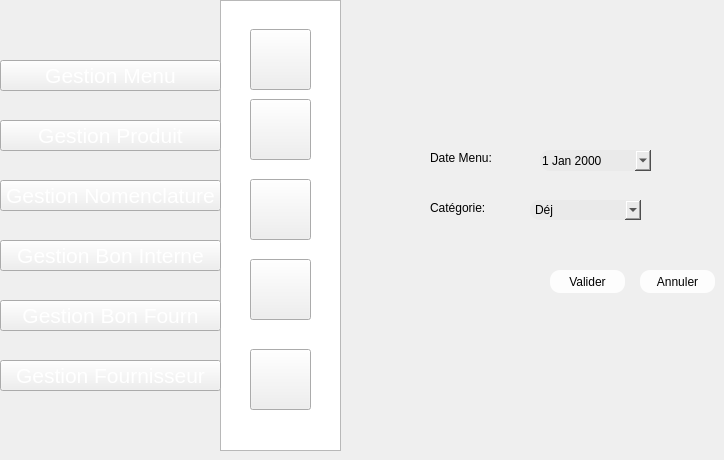
    <widget class="QWidget" name="page_31">
     <widget class="QPushButton" name="pushButton_223">
      <property name="geometry">
       <rect>
        <x>250</x>
        <y>259</y>
        <width>61</width>
        <height>61</height>
       </rect>
      </property>
      <property name="styleSheet">
       <string notr="true">image: url(:/new/prefix1/img/icon-supp2 (1).png);</string>
      </property>
      <property name="text">
       <string/>
      </property>
     </widget>
     <widget class="QPushButton" name="pushButton_232">
      <property name="geometry">
       <rect>
        <x>250</x>
        <y>99</y>
        <width>61</width>
        <height>61</height>
       </rect>
      </property>
      <property name="styleSheet">
       <string notr="true">image: url(:/new/prefix1/img/icon-modif2 (1).png);</string>
      </property>
      <property name="text">
       <string/>
      </property>
     </widget>
     <widget class="QListView" name="listView_22">
      <property name="geometry">
       <rect>
        <x>220</x>
        <y>0</y>
        <width>121</width>
        <height>451</height>
       </rect>
      </property>
      <property name="styleSheet">
       <string notr="true">background-image: url(:/new/prefix1/img/selected.png);</string>
      </property>
     </widget>
     <widget class="QPushButton" name="pushButton_233">
      <property name="geometry">
       <rect>
        <x>250</x>
        <y>179</y>
        <width>61</width>
        <height>61</height>
       </rect>
      </property>
      <property name="styleSheet">
       <string notr="true">image: url(:/new/prefix1/img/icon-afficher2.png);</string>
      </property>
      <property name="text">
       <string/>
      </property>
     </widget>
     <widget class="QPushButton" name="pushButton_234">
      <property name="geometry">
       <rect>
        <x>250</x>
        <y>349</y>
        <width>61</width>
        <height>61</height>
       </rect>
      </property>
      <property name="styleSheet">
       <string notr="true">image: url(:/new/prefix1/img/aa.png);</string>
      </property>
      <property name="text">
       <string/>
      </property>
     </widget>
     <widget class="QPushButton" name="pushButton_235">
      <property name="geometry">
       <rect>
        <x>250</x>
        <y>29</y>
        <width>61</width>
        <height>61</height>
       </rect>
      </property>
      <property name="styleSheet">
       <string notr="true">image: url(:/new/prefix1/img/icon-ajout2.png);
background-image: url(:/new/prefix1/img/bg.png);</string>
      </property>
      <property name="text">
       <string/>
      </property>
     </widget>
     <widget class="QDateEdit" name="dateEdit_5">
      <property name="geometry">
       <rect>
        <x>540</x>
        <y>150</y>
        <width>111</width>
        <height>21</height>
       </rect>
      </property>
      <property name="styleSheet">
       <string notr="true">font: 9pt &quot;MS Reference Sans Serif&quot;;
                                     border-radius: 10px;
background-color: rgb(234, 234, 234);
</string>
      </property>
      <property name="calendarPopup">
       <bool>true</bool>
      </property>
     </widget>
     <widget class="QLabel" name="label_5">
      <property name="geometry">
       <rect>
        <x>430</x>
        <y>198</y>
        <width>71</width>
        <height>20</height>
       </rect>
      </property>
      <property name="styleSheet">
       <string notr="true">                                     border-radius: 10px;
font: 9pt &quot;MS Reference Sans Serif&quot;;

</string>
      </property>
      <property name="text">
       <string>Catégorie:</string>
      </property>
     </widget>
     <widget class="QComboBox" name="comboBox_28">
      <property name="geometry">
       <rect>
        <x>530</x>
        <y>200</y>
        <width>111</width>
        <height>20</height>
       </rect>
      </property>
      <property name="styleSheet">
       <string notr="true">font: 9pt &quot;MS Reference Sans Serif&quot;;
                                     border-radius: 10px;
background-color: rgb(234, 234, 234);
</string>
      </property>
      <item>
       <property name="text">
        <string>Déj</string>
       </property>
      </item>
      <item>
       <property name="text">
        <string>Petit Déj</string>
       </property>
      </item>
      <item>
       <property name="text">
        <string>Dinner</string>
       </property>
      </item>
     </widget>
     <widget class="QPushButton" name="pushButton_61">
      <property name="geometry">
       <rect>
        <x>640</x>
        <y>270</y>
        <width>75</width>
        <height>23</height>
       </rect>
      </property>
      <property name="styleSheet">
       <string notr="true">                                         border-radius: 10px;
background-color: rgb(253, 253, 253);
                                        </string>
      </property>
      <property name="text">
       <string>Annuler</string>
      </property>
     </widget>
     <widget class="QPushButton" name="pushButton_suppmenu">
      <property name="geometry">
       <rect>
        <x>550</x>
        <y>270</y>
        <width>75</width>
        <height>23</height>
       </rect>
      </property>
      <property name="styleSheet">
       <string notr="true">                                         border-radius: 10px;
background-color: rgb(253, 253, 253);
                                        </string>
      </property>
      <property name="text">
       <string>Valider</string>
      </property>
     </widget>
     <widget class="QLabel" name="label_70">
      <property name="geometry">
       <rect>
        <x>430</x>
        <y>147</y>
        <width>81</width>
        <height>21</height>
       </rect>
      </property>
      <property name="styleSheet">
       <string notr="true">                                     border-radius: 10px;
font: 9pt &quot;MS Reference Sans Serif&quot;;

</string>
      </property>
      <property name="text">
       <string>Date Menu:</string>
      </property>
     </widget>
     <widget class="QPushButton" name="pushButton_281">
      <property name="geometry">
       <rect>
        <x>0</x>
        <y>180</y>
        <width>221</width>
        <height>31</height>
       </rect>
      </property>
      <property name="font">
       <font>
        <pointsize>16</pointsize>
        <weight>50</weight>
        <bold>false</bold>
       </font>
      </property>
      <property name="styleSheet">
       <string notr="true">color: rgb(255, 255, 255);

</string>
      </property>
      <property name="text">
       <string>Gestion Nomenclature</string>
      </property>
     </widget>
     <widget class="QPushButton" name="pushButton_282">
      <property name="geometry">
       <rect>
        <x>0</x>
        <y>360</y>
        <width>221</width>
        <height>31</height>
       </rect>
      </property>
      <property name="font">
       <font>
        <pointsize>16</pointsize>
        <weight>50</weight>
        <bold>false</bold>
       </font>
      </property>
      <property name="styleSheet">
       <string notr="true">color: rgb(255, 255, 255);

</string>
      </property>
      <property name="text">
       <string>Gestion Fournisseur</string>
      </property>
     </widget>
     <widget class="QPushButton" name="pushButton_283">
      <property name="geometry">
       <rect>
        <x>0</x>
        <y>120</y>
        <width>221</width>
        <height>31</height>
       </rect>
      </property>
      <property name="font">
       <font>
        <pointsize>16</pointsize>
        <weight>50</weight>
        <bold>false</bold>
       </font>
      </property>
      <property name="styleSheet">
       <string notr="true">color: rgb(255, 255, 255);

</string>
      </property>
      <property name="text">
       <string>Gestion Produit</string>
      </property>
     </widget>
     <widget class="QPushButton" name="pushButton_285">
      <property name="geometry">
       <rect>
        <x>0</x>
        <y>300</y>
        <width>221</width>
        <height>31</height>
       </rect>
      </property>
      <property name="font">
       <font>
        <pointsize>16</pointsize>
        <weight>50</weight>
        <bold>false</bold>
       </font>
      </property>
      <property name="styleSheet">
       <string notr="true">color: rgb(255, 255, 255);

</string>
      </property>
      <property name="text">
       <string>Gestion Bon Fourn</string>
      </property>
     </widget>
     <widget class="QPushButton" name="pushButton_284">
      <property name="geometry">
       <rect>
        <x>0</x>
        <y>240</y>
        <width>221</width>
        <height>31</height>
       </rect>
      </property>
      <property name="font">
       <font>
        <pointsize>16</pointsize>
        <weight>50</weight>
        <bold>false</bold>
       </font>
      </property>
      <property name="styleSheet">
       <string notr="true">color: rgb(255, 255, 255);

</string>
      </property>
      <property name="text">
       <string>Gestion Bon Interne</string>
      </property>
     </widget>
     <widget class="QPushButton" name="pushButton_286">
      <property name="geometry">
       <rect>
        <x>0</x>
        <y>60</y>
        <width>221</width>
        <height>31</height>
       </rect>
      </property>
      <property name="font">
       <font>
        <pointsize>16</pointsize>
        <weight>50</weight>
        <bold>false</bold>
       </font>
      </property>
      <property name="styleSheet">
       <string notr="true">color: rgb(255, 255, 255);

</string>
      </property>
      <property name="text">
       <string>Gestion Menu</string>
      </property>
     </widget>
     <zorder>listView_22</zorder>
     <zorder>pushButton_223</zorder>
     <zorder>pushButton_232</zorder>
     <zorder>pushButton_233</zorder>
     <zorder>pushButton_234</zorder>
     <zorder>pushButton_235</zorder>
     <zorder>dateEdit_5</zorder>
     <zorder>label_5</zorder>
     <zorder>comboBox_28</zorder>
     <zorder>pushButton_61</zorder>
     <zorder>pushButton_suppmenu</zorder>
     <zorder>label_70</zorder>
     <zorder>pushButton_281</zorder>
     <zorder>pushButton_282</zorder>
     <zorder>pushButton_283</zorder>
     <zorder>pushButton_285</zorder>
     <zorder>pushButton_284</zorder>
     <zorder>pushButton_286</zorder>
    </widget>
